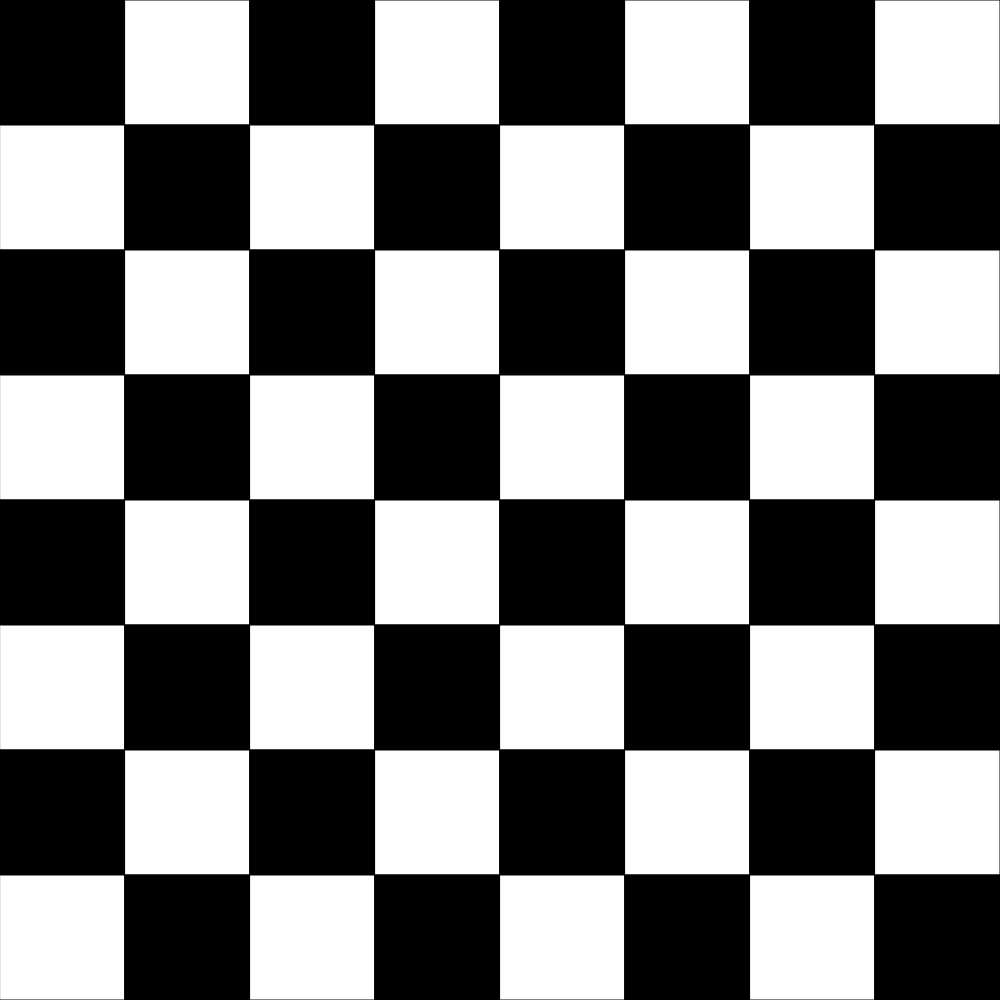
Frame 1 (no input)
Frame 60 (no input): identical to frame 1, image omitted
Frame 120 (the mouse pressed at the canvas centre since frame 60): identical to frame 1, image omitted

The p5.js sketch that drew this single still picture (run headless with seeded random() and noise() and a simulated clock; from frame 60 on, the mouse is pressed at the canvas centre):

// p5.js sketch
// ── sketch.js
// Project Title
// Your Name
// Date
//
// Extra for Experts:
// - describe what you did to take this project "above and beyond"

let isBlack = true;

function setup() {
  if (windowWidth >= windowHeight) {
    createCanvas(windowHeight, windowHeight);
  }
  else {
    createCanvas(windowWidth, windowWidth);
  }
  
  fill(255);
}

function draw() {
  background(220);
  for (let x = 0; x < 8; x++) {
    for (let y = 0; y < 8; y++) {
      if (isBlack) {
        fill(0);
      }
      else {
        fill(255);
      }
      rect(x*width/8,y*height/8,width/8,height/8);
      isBlack = !isBlack;
    }
    isBlack = !isBlack;
  }
}

function windowResized() {
  setup();
}
